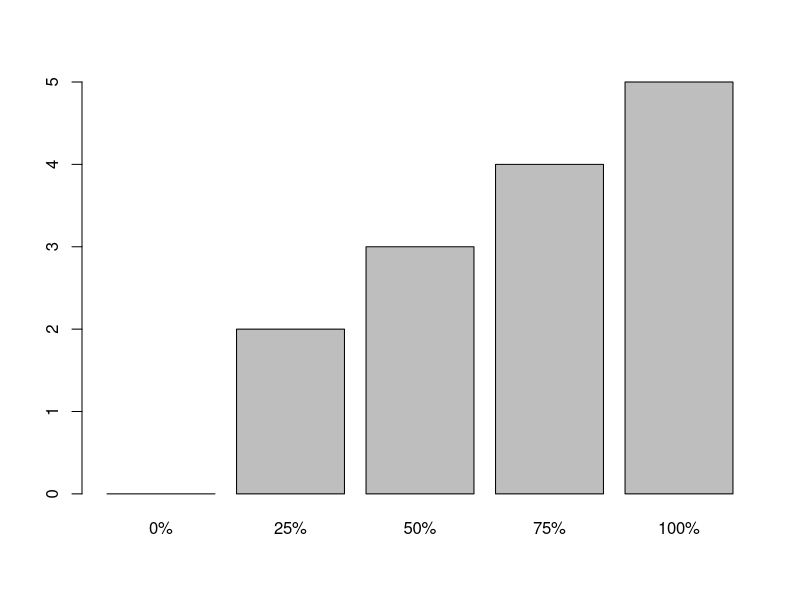

Source code (R):

x = rep(0:5, c(14,10,15,26,20,15))

length(x)

mean(x)

median(x)

p25 = quantile(x,.25)
p25

p50 = quantile(x,.50)
p50

p75 = quantile(x,.75)
p75

quantile(x)
IQR(x)
barplot(quantile(x))
